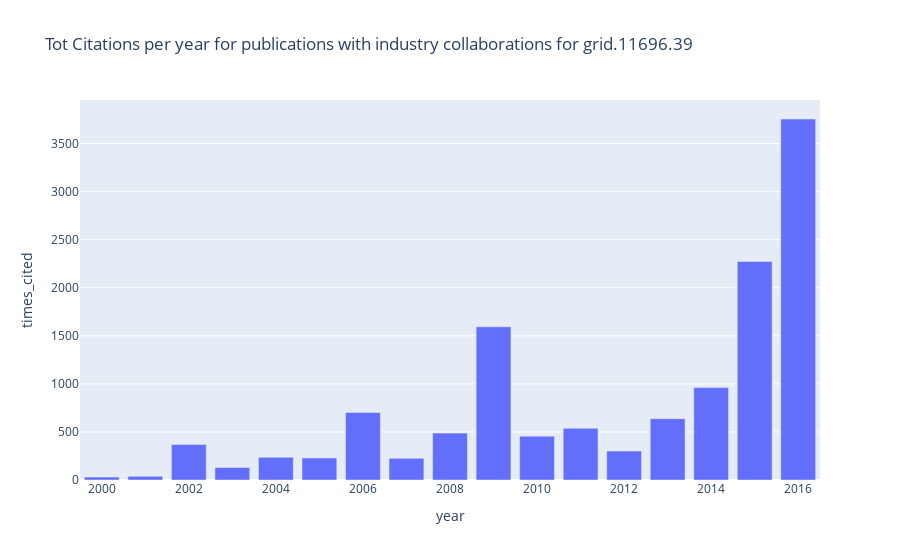

The code cell stored with this chart in its notebook:
### Markdown cell above
## Citations from Industry Collaboration

### Code cell
pubs_grouped = pubs.groupby(['year'], as_index=False).sum()
px.bar(pubs_grouped, x="year", y="times_cited",
       title=f"Tot Citations per year for publications with industry collaborations for {GRIDID}")

### Figure 1 — Plotly figure (JSON) as saved in the notebook; plotly's stock layout.template omitted (floating-point values rounded to 4 significant figures)
{"data": [{"alignmentgroup": "True", "hoverlabel": {"namelength": 0}, "hovertemplate": "year=%{x}<br>times_cited=%{y}", "legendgroup": "", "marker": {"color": "#636efa"}, "name": "", "offsetgroup": "", "orientation": "v", "showlegend": false, "textposition": "auto", "type": "bar", "x": [2000, 2001, 2002, 2003, 2004, 2005, 2006, 2007, 2008, 2009, 2010, 2011, 2012, 2013, 2014, 2015, 2016], "xaxis": "x", "y": [30, 38, 369, 130, 236, 229, 702, 225, 488, 1594, 456, 538, 302, 638, 963, 2273, 3756], "yaxis": "y"}], "layout": {"autosize": true, "barmode": "relative", "legend": {"tracegroupgap": 0}, "title": {"text": "Tot Citations per year for publications with industry collaborations for grid.11696.39"}, "xaxis": {"anchor": "y", "autorange": true, "domain": [0, 1], "range": [2000.0, 2016.0], "title": {"text": "year"}, "type": "linear"}, "yaxis": {"anchor": "x", "autorange": true, "domain": [0, 1], "range": [0, 3954.0], "title": {"text": "times_cited"}, "type": "linear"}}}
